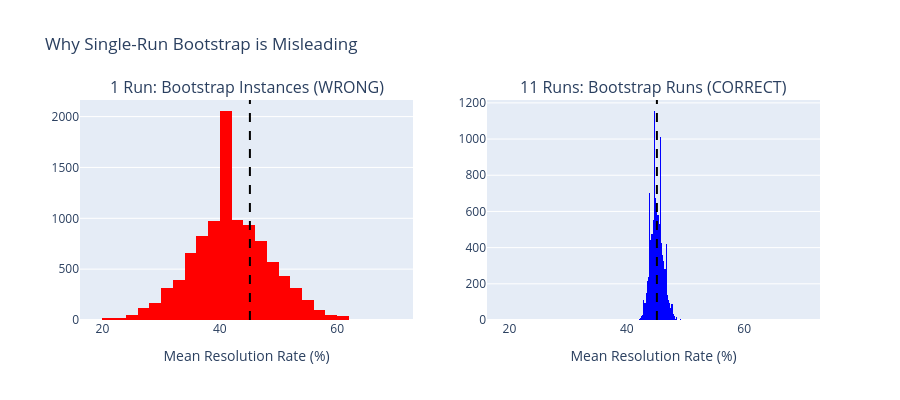

Notebook code cell kept with this figure:
### Code cell
# Visualize the difference
fig = make_subplots(rows=1, cols=2, subplot_titles=("1 Run: Bootstrap Instances (WRONG)", f"{len(run_ids_sorted)} Runs: Bootstrap Runs (CORRECT)"))

# 1 run - bootstrap instances (misleading narrow CI)
one_run_df = analysis_model_df[analysis_model_df["run_id"] == run_ids_sorted[0]]
rng = np.random.default_rng(42)
one_run_resolved = np.array(one_run_df["resolved"].values)
boot_means_1run = [rng.choice(one_run_resolved, size=len(one_run_df), replace=True).mean() * 100 for _ in range(10000)]

fig.add_trace(go.Histogram(x=boot_means_1run, nbinsx=50, name="1 run (instances)", marker_color="red"), row=1, col=1)

# All runs - bootstrap runs (correct)
fig.add_trace(go.Histogram(x=boot_result["bootstrap_means"], nbinsx=50, name=f"{len(run_ids_sorted)} runs", marker_color="blue"), row=1, col=2)

# Add actual mean line to both
actual_mean = analysis_model_df["resolved"].mean() * 100
fig.add_vline(x=actual_mean, line_dash="dash", line_color="black")

fig.update_xaxes(title_text="Mean Resolution Rate (%)", row=1, col=1)
fig.update_xaxes(title_text="Mean Resolution Rate (%)", row=1, col=2)
fig.update_layout(height=400, title_text="Why Single-Run Bootstrap is Misleading", showlegend=False)

# Make x-axes same range for fair comparison
x_min = min(*boot_means_1run, *boot_result["bootstrap_means"]) - 2
x_max = max(*boot_means_1run, *boot_result["bootstrap_means"]) + 2
fig.update_xaxes(range=[x_min, x_max])

fig.show()

print("\n⚠️  The left plot looks more 'precise' but it's FALSE PRECISION!")
print("   It only captures instance variance, not run-to-run variance.")
print("   The right plot shows the TRUE uncertainty in your estimate.")

### Figure 1 — Plotly figure (JSON) as saved in the notebook; plotly's stock layout.template omitted (floating-point values rounded to 4 significant figures; data arrays with more than 128 entries replaced by an {"elided": "..."} marker saying what was removed)
{"data": [{"marker": {"color": "red"}, "name": "1 run (instances)", "nbinsx": 50, "type": "histogram", "x": {"elided": "10000 float values"}, "xaxis": "x", "yaxis": "y"}, {"marker": {"color": "blue"}, "name": "11 runs", "nbinsx": 50, "type": "histogram", "x": {"elided": "10000 float values"}, "xaxis": "x2", "yaxis": "y2"}], "layout": {"annotations": [{"font": {"size": 16}, "showarrow": false, "text": "1 Run: Bootstrap Instances (WRONG)", "x": 0.225, "xanchor": "center", "xref": "paper", "y": 1, "yanchor": "bottom", "yref": "paper"}, {"font": {"size": 16}, "showarrow": false, "text": "11 Runs: Bootstrap Runs (CORRECT)", "x": 0.775, "xanchor": "center", "xref": "paper", "y": 1, "yanchor": "bottom", "yref": "paper"}], "height": 400, "shapes": [{"line": {"color": "black", "dash": "dash"}, "type": "line", "x0": 45.12, "x1": 45.12, "xref": "x", "y0": 0, "y1": 1, "yref": "y domain"}, {"line": {"color": "black", "dash": "dash"}, "type": "line", "x0": 45.12, "x1": 45.12, "xref": "x2", "y0": 0, "y1": 1, "yref": "y2 domain"}], "showlegend": false, "title": {"text": "Why Single-Run Bootstrap is Misleading"}, "xaxis": {"anchor": "y", "domain": [0, 0.45], "range": [16.18, 72.91], "title": {"text": "Mean Resolution Rate (%)"}}, "xaxis2": {"anchor": "y2", "domain": [0.55, 1], "range": [16.18, 72.91], "title": {"text": "Mean Resolution Rate (%)"}}, "yaxis": {"anchor": "x", "domain": [0, 1]}, "yaxis2": {"anchor": "x2", "domain": [0, 1]}}}
